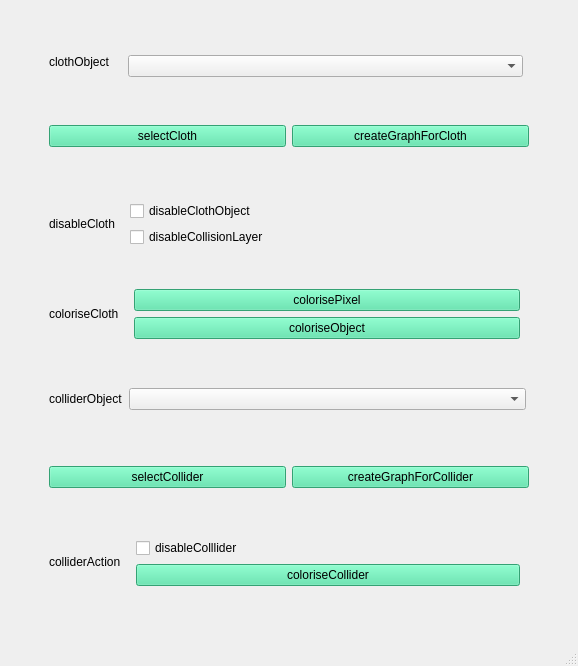
<?xml version="1.0" encoding="UTF-8"?>
<ui version="4.0">
 <class>MainWindow</class>
 <widget class="QMainWindow" name="MainWindow">
  <property name="geometry">
   <rect>
    <x>0</x>
    <y>0</y>
    <width>578</width>
    <height>666</height>
   </rect>
  </property>
  <property name="windowTitle">
   <string>MainWindow</string>
  </property>
  <widget class="QWidget" name="centralwidget">
   <layout class="QVBoxLayout" name="verticalLayout_4">
    <property name="leftMargin">
     <number>40</number>
    </property>
    <property name="topMargin">
     <number>25</number>
    </property>
    <property name="rightMargin">
     <number>40</number>
    </property>
    <property name="bottomMargin">
     <number>40</number>
    </property>
    <item>
     <widget class="QWidget" name="widget" native="true">
      <layout class="QHBoxLayout" name="horizontalLayout">
       <property name="rightMargin">
        <number>6</number>
       </property>
       <item>
        <widget class="QLabel" name="label">
         <property name="text">
          <string>clothObject</string>
         </property>
        </widget>
       </item>
       <item>
        <widget class="QWidget" name="widget_9" native="true">
         <layout class="QVBoxLayout" name="verticalLayout_5">
          <property name="leftMargin">
           <number>12</number>
          </property>
          <property name="bottomMargin">
           <number>0</number>
          </property>
          <item>
           <widget class="QComboBox" name="clothObjComboBox">
            <property name="sizePolicy">
             <sizepolicy hsizetype="Expanding" vsizetype="Fixed">
              <horstretch>0</horstretch>
              <verstretch>0</verstretch>
             </sizepolicy>
            </property>
           </widget>
          </item>
         </layout>
        </widget>
       </item>
      </layout>
     </widget>
    </item>
    <item>
     <widget class="QWidget" name="widget_10" native="true">
      <layout class="QHBoxLayout" name="horizontalLayout_6">
       <property name="topMargin">
        <number>0</number>
       </property>
       <item>
        <widget class="QPushButton" name="selectClothObj">
         <property name="styleSheet">
          <string notr="true">background-color: rgb(73, 227, 163);
color: rgb(0, 0, 0);</string>
         </property>
         <property name="text">
          <string>selectCloth</string>
         </property>
        </widget>
       </item>
       <item>
        <widget class="QPushButton" name="createGraphForClothBtn">
         <property name="styleSheet">
          <string notr="true">background-color: rgb(73, 227, 163);
color: rgb(0, 0, 0);</string>
         </property>
         <property name="text">
          <string>createGraphForCloth</string>
         </property>
        </widget>
       </item>
      </layout>
     </widget>
    </item>
    <item>
     <widget class="QWidget" name="widget_2" native="true">
      <layout class="QHBoxLayout" name="horizontalLayout_2">
       <item>
        <widget class="QLabel" name="label_3">
         <property name="text">
          <string>disableCloth</string>
         </property>
        </widget>
       </item>
       <item>
        <widget class="QWidget" name="widget_5" native="true">
         <property name="sizePolicy">
          <sizepolicy hsizetype="Expanding" vsizetype="Preferred">
           <horstretch>0</horstretch>
           <verstretch>0</verstretch>
          </sizepolicy>
         </property>
         <layout class="QVBoxLayout" name="verticalLayout">
          <item>
           <widget class="QCheckBox" name="disableClothObjectCheckBox">
            <property name="text">
             <string>disableClothObject</string>
            </property>
           </widget>
          </item>
          <item>
           <widget class="QCheckBox" name="disableCollisionLayerCheckBox">
            <property name="text">
             <string>disableCollisionLayer</string>
            </property>
           </widget>
          </item>
         </layout>
        </widget>
       </item>
      </layout>
     </widget>
    </item>
    <item>
     <widget class="QWidget" name="widget_3" native="true">
      <layout class="QHBoxLayout" name="horizontalLayout_3">
       <item>
        <widget class="QLabel" name="label_2">
         <property name="text">
          <string>coloriseCloth</string>
         </property>
        </widget>
       </item>
       <item>
        <widget class="QWidget" name="widget_4" native="true">
         <property name="sizePolicy">
          <sizepolicy hsizetype="Expanding" vsizetype="Preferred">
           <horstretch>0</horstretch>
           <verstretch>0</verstretch>
          </sizepolicy>
         </property>
         <layout class="QVBoxLayout" name="verticalLayout_2">
          <item>
           <widget class="QPushButton" name="colorisePixelBtn">
            <property name="styleSheet">
             <string notr="true">background-color: rgb(73, 227, 163);
color: rgb(0, 0, 0);</string>
            </property>
            <property name="text">
             <string>colorisePixel</string>
            </property>
           </widget>
          </item>
          <item>
           <widget class="QPushButton" name="coloriseObjectBtn">
            <property name="autoFillBackground">
             <bool>false</bool>
            </property>
            <property name="styleSheet">
             <string notr="true">background-color: rgb(73, 227, 163);
color: rgb(0, 0, 0);</string>
            </property>
            <property name="text">
             <string>coloriseObject</string>
            </property>
           </widget>
          </item>
         </layout>
        </widget>
       </item>
      </layout>
     </widget>
    </item>
    <item>
     <widget class="QWidget" name="widget_8" native="true">
      <layout class="QHBoxLayout" name="horizontalLayout_4">
       <property name="rightMargin">
        <number>12</number>
       </property>
       <item>
        <widget class="QLabel" name="label_5">
         <property name="text">
          <string>colliderObject</string>
         </property>
        </widget>
       </item>
       <item>
        <widget class="QComboBox" name="colliderObjComboBox">
         <property name="sizePolicy">
          <sizepolicy hsizetype="Expanding" vsizetype="Fixed">
           <horstretch>0</horstretch>
           <verstretch>0</verstretch>
          </sizepolicy>
         </property>
        </widget>
       </item>
      </layout>
     </widget>
    </item>
    <item>
     <widget class="QWidget" name="widget_11" native="true">
      <layout class="QHBoxLayout" name="horizontalLayout_7">
       <item>
        <widget class="QPushButton" name="selectColliderBtn">
         <property name="styleSheet">
          <string notr="true">background-color: rgb(73, 227, 163);
color: rgb(0, 0, 0);</string>
         </property>
         <property name="text">
          <string>selectCollider</string>
         </property>
        </widget>
       </item>
       <item>
        <widget class="QPushButton" name="createGraphForColliderBtn">
         <property name="styleSheet">
          <string notr="true">background-color: rgb(73, 227, 163);
color: rgb(0, 0, 0);</string>
         </property>
         <property name="text">
          <string>createGraphForCollider</string>
         </property>
        </widget>
       </item>
      </layout>
     </widget>
    </item>
    <item>
     <widget class="QWidget" name="widget_6" native="true">
      <layout class="QHBoxLayout" name="horizontalLayout_5">
       <item>
        <widget class="QLabel" name="label_4">
         <property name="text">
          <string>colliderAction</string>
         </property>
        </widget>
       </item>
       <item>
        <widget class="QWidget" name="widget_7" native="true">
         <property name="sizePolicy">
          <sizepolicy hsizetype="Expanding" vsizetype="Preferred">
           <horstretch>0</horstretch>
           <verstretch>0</verstretch>
          </sizepolicy>
         </property>
         <layout class="QVBoxLayout" name="verticalLayout_3">
          <item>
           <widget class="QCheckBox" name="disableColliderObjCheckBox">
            <property name="text">
             <string>disableColllider</string>
            </property>
           </widget>
          </item>
          <item>
           <widget class="QPushButton" name="coloriseObjectBtn_2">
            <property name="styleSheet">
             <string notr="true">background-color: rgb(73, 227, 163);
color: rgb(0, 0, 0);</string>
            </property>
            <property name="text">
             <string>coloriseCollider</string>
            </property>
           </widget>
          </item>
         </layout>
        </widget>
       </item>
      </layout>
     </widget>
    </item>
   </layout>
  </widget>
  <widget class="QMenuBar" name="menubar">
   <property name="geometry">
    <rect>
     <x>0</x>
     <y>0</y>
     <width>578</width>
     <height>27</height>
    </rect>
   </property>
  </widget>
  <widget class="QStatusBar" name="statusbar"/>
 </widget>
 <resources/>
 <connections/>
</ui>
